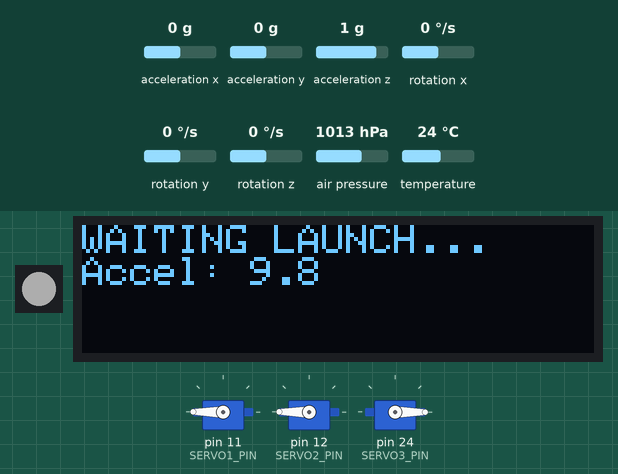
The sketch below on a simulated Arduino Mega 2560, built with avr-gcc and run on an emulated ATmega2560. Parts: 1 RGB LEDs in strip order, left to right, 128×32 one-colour display, 3 × servo. Inputs (shaded band) come from the test bench; at power-on: acceleration x 0 g, acceleration y 0 g, acceleration z 1 g, rotation x 0 °/s, rotation y 0 °/s, rotation z 0 °/s, air pressure 1013 hPa, temperature 24 °C. Dim RGB values are drawn brighter than linear; the display library's start-up logo is not drawn.

Above: at 2.2 s.
2.3 s: acceleration x set to -1.4 g
At 2.9 s:
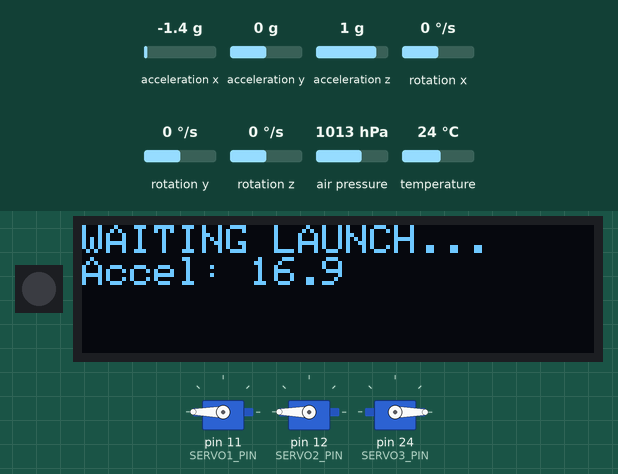
5.3 s: acceleration y set to -1.4 g
At 6.4 s:
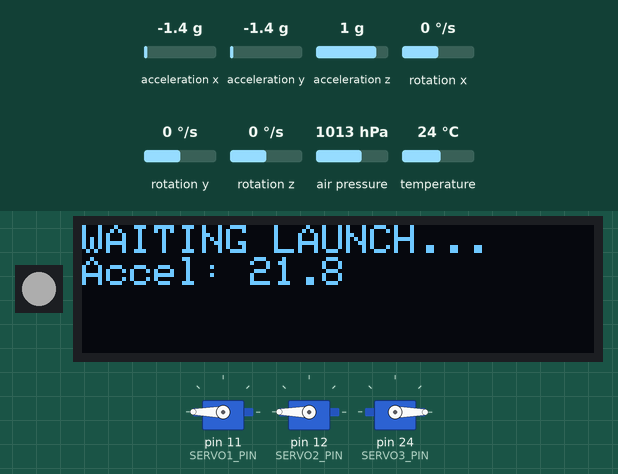
7.0 s: acceleration z set to -1.4 g
At 8.0 s:
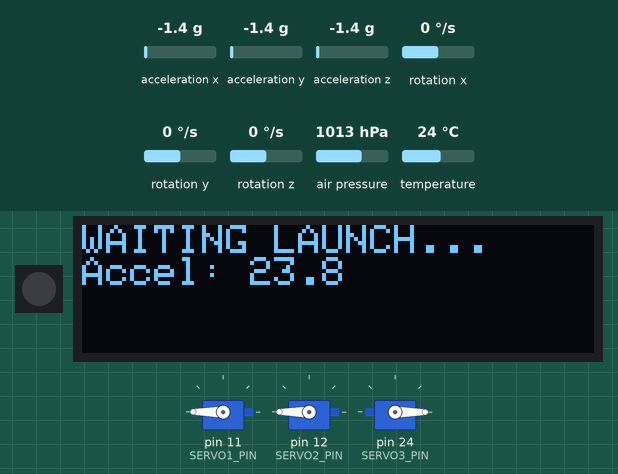
9.0 s: acceleration x set to -0.8 g
At 9.5 s:
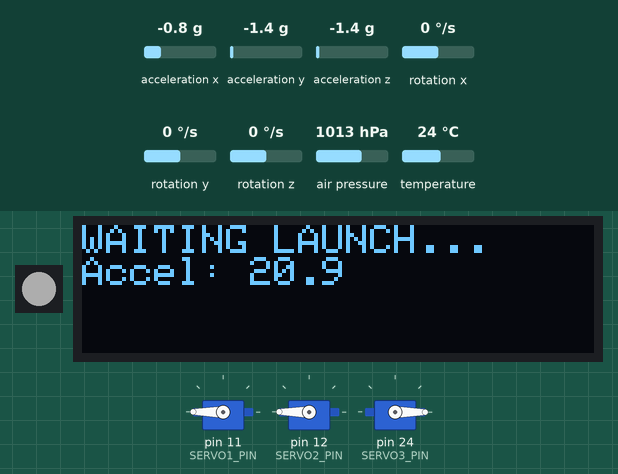
Timing chart, 0 to 11.6 s (numbered marks = the images above; inputs shaded):
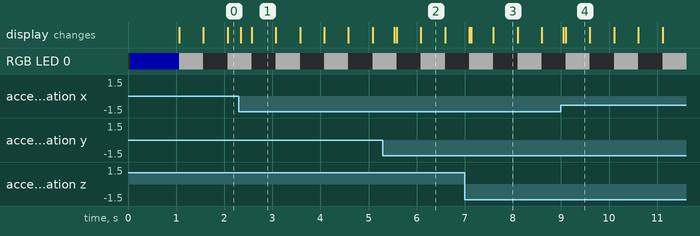

Measured:
- after the input at 2.3 s, the display: first changes at once (image 1 shows a later state)
- after the input at 5.3 s, the display: changes after 0.24 s (image 2)
- after the input at 7.0 s, the display: first differs from a run without the input after 0.13 s (image 3 shows a later state)
- after the input at 9.0 s, the display: first changes after 0.05 s (image 4 shows a later state)
- what the display in image 1 shows lasts 0.5 s, from 2.6 s to 3.1 s

The sketch:

SteerTest.ino
```cpp
#include <Wire.h>
#include <Adafruit_GFX.h>
#include <Adafruit_SSD1306.h>
#include <QMC5883LCompass.h>
#include <TinyGPS++.h>
#include <Adafruit_BMP280.h>
#include <Adafruit_MPU6050.h>
#include <Adafruit_Sensor.h>
#include <SimpleKalmanFilter.h>
#include <SPI.h>
#include <SD.h>
#include <Adafruit_NeoPixel.h>
#include <Servo.h>

// --- Servo Setup ---
Servo servo1;
Servo servo2;
Servo servo3;
#define SERVO1_PIN 11
#define SERVO2_PIN 12
#define SERVO3_PIN 24

// ==============================
// DEPLOY CONFIGURATION
// ==============================
bool ENABLE_TILT_CHECK     = true;
bool ENABLE_ACCEL_DROP     = false;
bool ENABLE_ALTITUDE_DROP  = false;
bool ENABLE_TIME_CHECK     = true;

#define TILT_THRESHOLD_DEG 45.0
#define ACCEL_DROP_THRESHOLD 15
#define ALTITUDE_DROP_MARGIN 5.0
#define MIN_TIME_SINCE_DEPLOY 10000
#define LAUNCH_ACCEL_THRESHOLD 30.0
#define MAX_TIME_BEFORE_DEPLOY 3000

bool CHECK_MAX_TIME_BEFORE_DEPLOY = true;

// Runtime states
bool hasLaunched = false;
float maxAltitude = -9999.0;
unsigned long deployTime = 0;

// ================================================================
// Shooting Target (GPS Lock)
float targetLat = 0.0;
float targetLon = 0.0;
#define BUTTON_PIN 10
bool buttonPressed = false;
unsigned long targetSetTime = 0;
bool targetSelected = false;
bool steeringStarted = false;
const unsigned long STEER_DELAY = 45000;

String currentPhase = "Waiting";

// --- PD Control Constants ---
float Kp = 0.6;
float Kd = 0.0;
float lastError = 0.0;

// --- OLED Setup ---
#define SCREEN_WIDTH 128
#define SCREEN_HEIGHT 32
#define OLED_RESET -1
Adafruit_SSD1306 display(SCREEN_WIDTH, SCREEN_HEIGHT, &Wire, OLED_RESET);

// --- QMC5883L (Compass) ---
QMC5883LCompass qmc;

// --- GPS ---
TinyGPSPlus gps;
static const uint32_t GPSBaud = 9600;

// --- BMP280 (Barometer) ---
Adafruit_BMP280 bmp;
const float SEALEVELPRESSURE_HPA = 1013.25;

// --- MPU6050 (IMU) ---
#define MPU6050_ADDRESS 0x68
Adafruit_MPU6050 mpu;
SimpleKalmanFilter rollKalmanFilter(1.0, 1.0, 0.01);
SimpleKalmanFilter pitchKalmanFilter(1.0, 1.0, 0.01);

// --- SD Card ---
#define SD_CS_PIN 25

// --- Logging ---
const unsigned long LOG_INTERVAL = 5000;
unsigned long lastLogTime = 0;
unsigned long fileStartTime = 0;
unsigned long logCounter = 0;
unsigned long fileNumber = 0;

// --- NeoPixel ---
#define NEOPIXEL_PIN 4
#define NUMPIXELS 1
Adafruit_NeoPixel pixels(NUMPIXELS, NEOPIXEL_PIN, NEO_GRB + NEO_KHZ800);
const uint32_t PXRED = pixels.Color(255, 0, 0);
const uint32_t PXGREEN = pixels.Color(0, 255, 0);
const uint32_t PXBLUE = pixels.Color(0, 0, 255);
const uint32_t PXBLACK = pixels.Color(0, 0, 0);
const uint32_t PXWHITE = pixels.Color(255, 255, 255);
const uint32_t PXYELLOW = pixels.Color(255, 255, 0);
bool yellowBlinkState = false;
unsigned long lastBlinkTime = 0;
const unsigned long BLINK_INTERVAL = 500;

#define CLIENT_ADDRESS 1
#define SERVER_ADDRESS 2

#define GPS_RX_PIN 1
#define GPS_TX_PIN 0


void setup() {


  pixels.begin();
  pixels.setBrightness(50);
  pixels.fill(PXBLUE);
  pixels.show();

  pinMode(BUTTON_PIN, INPUT_PULLUP);

  if (!display.begin(SSD1306_SWITCHCAPVCC, 0x3C)) {
    pixels.fill(PXRED);
    pixels.show();
    while (1) delay(10);
  }

  display.display();
  delay(1000);
  display.clearDisplay();
  display.setTextSize(1);
  display.setTextColor(SSD1306_WHITE);

  Wire.begin();
  qmc.init();

  if (!bmp.begin()) {
    pixels.fill(PXRED);
    pixels.show();
    while (1) delay(10);
  }

  bmp.setSampling(Adafruit_BMP280::MODE_NORMAL,
                  Adafruit_BMP280::SAMPLING_X2,
                  Adafruit_BMP280::SAMPLING_X16,
                  Adafruit_BMP280::FILTER_X16,
                  Adafruit_BMP280::STANDBY_MS_500);

  if (!mpu.begin(MPU6050_ADDRESS)) {
    pixels.fill(PXRED);
    pixels.show();
    while (1) delay(10);
  }

  mpu.setAccelerometerRange(MPU6050_RANGE_16_G);
  mpu.setGyroRange(MPU6050_RANGE_500_DEG);
  mpu.setFilterBandwidth(MPU6050_BAND_21_HZ);

  Serial1.setRX(GPS_RX_PIN);
  Serial1.setTX(GPS_TX_PIN);
  Serial1.begin(GPSBaud);

  servo1.attach(SERVO1_PIN);
  servo2.attach(SERVO2_PIN);
  servo3.attach(SERVO3_PIN);
  servo1.write(180);
  servo2.write(180);
  servo3.write(0);

  pixels.fill(PXGREEN);
  pixels.show();


}

void loop() {
  bool passed = checkApogeeAndTilt();

  if (passed) {
    servo3.write(60);
    delay(1000); // prevent re-trigger
  }

  // Determine color based on state
  uint32_t blinkColor = hasLaunched ? PXYELLOW : PXWHITE;

  // Blink LED if check has not passed
  if (millis() - lastBlinkTime >= BLINK_INTERVAL && !passed) {
    lastBlinkTime = millis();
    yellowBlinkState = !yellowBlinkState;
    pixels.fill(yellowBlinkState ? blinkColor : PXBLACK);
    pixels.show();
  }
  // delay(12000);
  // servo3.write(60);

}
```

ApogeeChecker.ino
```cpp
bool checkApogeeAndTilt() {
  sensors_event_t a, g, temp;
  mpu.getEvent(&a, &g, &temp);
  float bmpAltitude = bmp.readAltitude(1013.25);

  if (isnan(bmpAltitude)) {
    Serial.println("ERROR: BMP altitude read failed.");
    return false;
  }

  float accelMagnitude = sqrt(
    a.acceleration.x * a.acceleration.x +
    a.acceleration.y * a.acceleration.y +
    a.acceleration.z * a.acceleration.z
  );

  if (!hasLaunched && accelMagnitude > LAUNCH_ACCEL_THRESHOLD) {
    hasLaunched = true;
    deployTime = millis();
    maxAltitude = bmpAltitude;
    Serial.println("LAUNCH DETECTED!");
  }

  if (!hasLaunched) {
    static unsigned long lastDisplay = 0;
    if (millis() - lastDisplay > 300) {
      display.clearDisplay();
      display.setCursor(0, 0);
      display.print("WAITING LAUNCH...");
      display.print("\nAccel: ");
      display.print(accelMagnitude, 1);
      display.display();
      lastDisplay = millis();
    }
    return false;
  }

  float rawPitch = atan2(-a.acceleration.x, sqrt(a.acceleration.y * a.acceleration.y + a.acceleration.z * a.acceleration.z)) * 180.0 / PI;
  float filteredPitch = pitchKalmanFilter.updateEstimate(rawPitch);
  bool isTilted = abs(filteredPitch) > TILT_THRESHOLD_DEG;
  bool isAccelDrop = accelMagnitude < ACCEL_DROP_THRESHOLD;
  if (bmpAltitude > maxAltitude) maxAltitude = bmpAltitude;
  bool isAltitudeDrop = (maxAltitude - bmpAltitude) > ALTITUDE_DROP_MARGIN;

  unsigned long timeSinceDeploy = millis() - deployTime;
  bool isTimePassed = timeSinceDeploy > MIN_TIME_SINCE_DEPLOY;

  bool passed = true;
  if (ENABLE_TILT_CHECK)     passed &= isTilted;
  if (ENABLE_ACCEL_DROP)     passed &= isAccelDrop;
  if (ENABLE_ALTITUDE_DROP)  passed &= isAltitudeDrop;
  if (ENABLE_TIME_CHECK)     passed &= isTimePassed;

  static unsigned long lastDisplay = 0;
  if (millis() - lastDisplay > 300) {
    display.clearDisplay();
    display.setCursor(0, 0);
    display.print("Launched: "); display.println(hasLaunched ? "YES" : "NO");
    display.print("Pitch: "); display.println(filteredPitch, 1);
    display.print("Accel: "); display.println(accelMagnitude, 1);
    display.print("Δt: "); display.println(timeSinceDeploy / 1000.0, 1);
    display.print("PASS: "); display.println(passed ? "YES" : "NO");
    display.display();
    lastDisplay = millis();
  }

  return passed;
}
```

SteerAngle.ino
```cpp
void steer(int angle) {
  angle = constrain(angle, -90, 90);
  int center = 90;

  int angle1 = center + angle;
  int angle2 = center + angle;

  servo1.write(angle1);
  servo2.write(angle2);
}
```

SteerFromPitch.ino
```cpp
void steerFromPitch() {
  sensors_event_t a, g, temp;
  mpu.getEvent(&a, &g, &temp);

  float pitchRaw = atan2(a.acceleration.x, sqrt(a.acceleration.y * a.acceleration.y + a.acceleration.z * a.acceleration.z)) * 180 / PI;

  float pitchFiltered = pitchKalmanFilter.updateEstimate(pitchRaw);
  pitchFiltered = constrain(pitchFiltered, -90, 90);

  steer(pitchFiltered);

  display.clearDisplay();
  display.setCursor(0, 0);
  display.print("Raw Pitch: ");
  display.println(pitchRaw, 1);
  display.print("Filtered: ");
  display.println(pitchFiltered, 1);
  display.print("Servo Angle: ");
  display.println((int)(90 + pitchFiltered));
  display.display();
}
```

SteerFromRoll.ino
```cpp
void steerFromRoll() {
  sensors_event_t a, g, temp;
  mpu.getEvent(&a, &g, &temp);

  // Raw
  float rollRaw = atan2(a.acceleration.y, a.acceleration.z) * 180 / PI;

  // Filtered
  float rollFiltered = rollKalmanFilter.updateEstimate(rollRaw);
  rollFiltered = constrain(rollFiltered, -90, 90);

  // steer
  steer(rollFiltered);

  // Show on OLED
  display.clearDisplay();
  display.setCursor(0, 0);
  display.print("Raw Roll: ");
  display.println(rollRaw, 1);
  display.print("Filtered: ");
  display.println(rollFiltered, 1);
  display.print("Servo Angle: ");
  display.println((int)(90 + rollFiltered));  // Assuming center = 90
  display.display();
}
```
